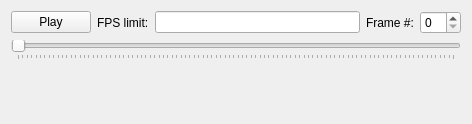
<?xml version="1.0" encoding="UTF-8"?>
<ui version="4.0">
 <class>Flipper</class>
 <widget class="QWidget" name="Flipper">
  <property name="geometry">
   <rect>
    <x>0</x>
    <y>0</y>
    <width>472</width>
    <height>124</height>
   </rect>
  </property>
  <property name="windowTitle">
   <string>Flipper</string>
  </property>
  <layout class="QVBoxLayout" name="verticalLayout">
   <item>
    <layout class="QHBoxLayout" name="horizontalLayout">
     <item>
      <widget class="QPushButton" name="m_playbackButton">
       <property name="text">
        <string>Play</string>
       </property>
       <property name="flat">
        <bool>false</bool>
       </property>
      </widget>
     </item>
     <item>
      <widget class="QLabel" name="m_fpsLimitLabel">
       <property name="text">
        <string>FPS limit:</string>
       </property>
       <property name="buddy">
        <cstring>m_fpsLimitEdit</cstring>
       </property>
      </widget>
     </item>
     <item>
      <widget class="QLineEdit" name="m_fpsLimitEdit"/>
     </item>
     <item>
      <widget class="QLabel" name="m_frameIndexLabel">
       <property name="text">
        <string>Frame #:</string>
       </property>
       <property name="buddy">
        <cstring>m_frameIndexSpinner</cstring>
       </property>
      </widget>
     </item>
     <item>
      <widget class="QSpinBox" name="m_frameIndexSpinner"/>
     </item>
    </layout>
   </item>
   <item>
    <widget class="QSlider" name="m_frameIndexSlider">
     <property name="orientation">
      <enum>Qt::Horizontal</enum>
     </property>
     <property name="tickPosition">
      <enum>QSlider::TicksBelow</enum>
     </property>
     <property name="tickInterval">
      <number>0</number>
     </property>
    </widget>
   </item>
   <item>
    <spacer name="m_bottomSpacer">
     <property name="orientation">
      <enum>Qt::Vertical</enum>
     </property>
     <property name="sizeHint" stdset="0">
      <size>
       <width>20</width>
       <height>40</height>
      </size>
     </property>
    </spacer>
   </item>
  </layout>
 </widget>
 <tabstops>
  <tabstop>m_playbackButton</tabstop>
  <tabstop>m_fpsLimitEdit</tabstop>
  <tabstop>m_frameIndexSpinner</tabstop>
  <tabstop>m_frameIndexSlider</tabstop>
 </tabstops>
 <resources/>
 <connections>
  <connection>
   <sender>m_playbackButton</sender>
   <signal>clicked()</signal>
   <receiver>Flipper</receiver>
   <slot>playbackButtonClicked()</slot>
   <hints>
    <hint type="sourcelabel">
     <x>45</x>
     <y>29</y>
    </hint>
    <hint type="destinationlabel">
     <x>235</x>
     <y>61</y>
    </hint>
   </hints>
  </connection>
  <connection>
   <sender>m_frameIndexSlider</sender>
   <signal>sliderPressed()</signal>
   <receiver>Flipper</receiver>
   <slot>frameIndexSliderPressed()</slot>
   <hints>
    <hint type="sourcelabel">
     <x>235</x>
     <y>70</y>
    </hint>
    <hint type="destinationlabel">
     <x>235</x>
     <y>61</y>
    </hint>
   </hints>
  </connection>
  <connection>
   <sender>m_frameIndexSlider</sender>
   <signal>sliderReleased()</signal>
   <receiver>Flipper</receiver>
   <slot>frameIndexSliderReleased()</slot>
   <hints>
    <hint type="sourcelabel">
     <x>235</x>
     <y>70</y>
    </hint>
    <hint type="destinationlabel">
     <x>235</x>
     <y>61</y>
    </hint>
   </hints>
  </connection>
  <connection>
   <sender>m_frameIndexSlider</sender>
   <signal>valueChanged(int)</signal>
   <receiver>Flipper</receiver>
   <slot>setFrameIndex(int)</slot>
   <hints>
    <hint type="sourcelabel">
     <x>235</x>
     <y>70</y>
    </hint>
    <hint type="destinationlabel">
     <x>235</x>
     <y>61</y>
    </hint>
   </hints>
  </connection>
  <connection>
   <sender>m_frameIndexSpinner</sender>
   <signal>valueChanged(int)</signal>
   <receiver>Flipper</receiver>
   <slot>setFrameIndex(int)</slot>
   <hints>
    <hint type="sourcelabel">
     <x>434</x>
     <y>27</y>
    </hint>
    <hint type="destinationlabel">
     <x>235</x>
     <y>61</y>
    </hint>
   </hints>
  </connection>
 </connections>
 <slots>
  <slot>playbackButtonClicked()</slot>
  <slot>frameIndexSliderPressed()</slot>
  <slot>frameIndexSliderReleased()</slot>
  <slot>setFrameIndex(int)</slot>
 </slots>
</ui>
